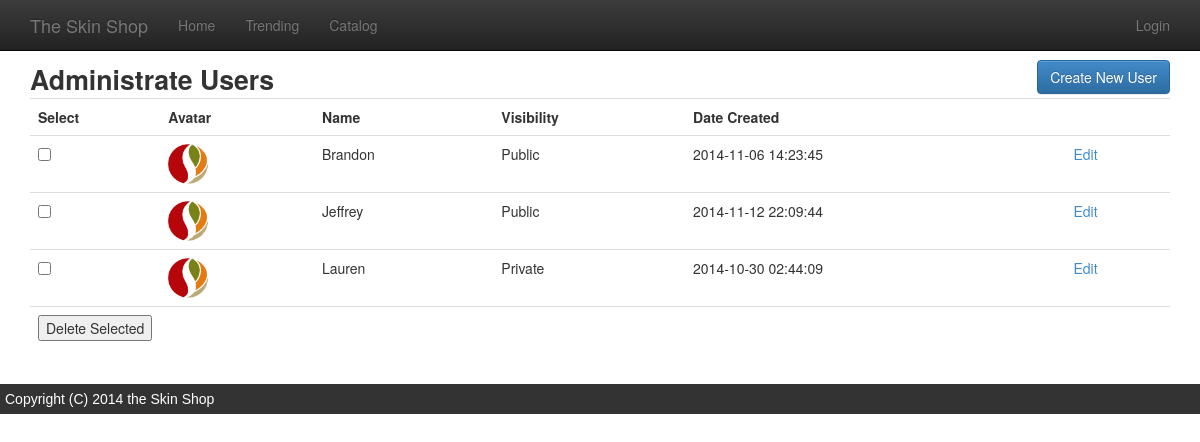
The page /admin_user_list.php on the database as committed earlier.
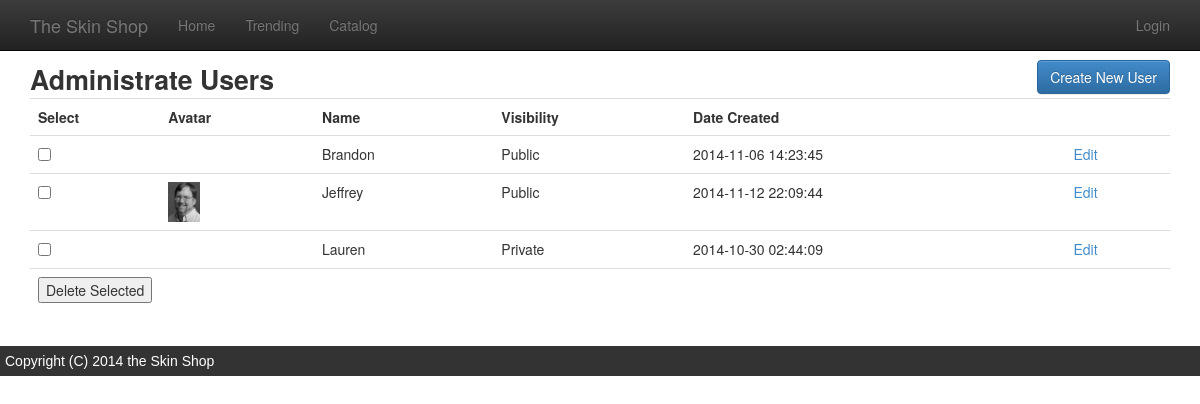
The same page on the database as committed later.
### tables this page shows
create table users (
	id           int(11)      NOT NULL AUTO_INCREMENT,
	user_name    varchar(255) NOT NULL,
	password     varchar(255) NOT NULL,
	avatar_img   varchar(255) NULL,
	visibility   int(11)      NOT NULL,
	is_admin     bit(1)       NOT NULL,
	last_login   datetime     NULL,
	date_created datetime     NOT NULL,
	last_updated datetime     NOT NULL,
	PRIMARY KEY (id),
	FOREIGN KEY (visibility) REFERENCES visibility_settings (id)
);

create table visibility_settings (
	id           int(11)      NOT NULL AUTO_INCREMENT,
	name         varchar(255) NOT NULL,
	date_created datetime     NOT NULL,
	last_updated datetime     NOT NULL,
	PRIMARY KEY (id)
);

### _login.php (called while the page is built, shortened)
<?php
if (array_key_exists('user_id', $_SESSION)) {
    $user_id = $_SESSION['user_id'];
    $user_name = $_SESSION['user_name'];
    $b_user_logged_in = 1;
    $b_user_is_admin = $_SESSION['is_admin'];
} else {
    $b_user_logged_in = 0;
}

### admin_user_list.php (the view, shortened to what this page needs)
<?php $active = "admin"; ?>
<?php include '_header.php'; ?>
<?php include '_connect.php'; ?>
<?php
$sql = <<<SQL
   SELECT u.id as id, u.user_name as name, u.avatar_img as avatar_img, vs.name as visibility, u.date_created as date_created
   FROM users u
   JOIN visibility_settings vs ON u.visibility = vs.id
SQL;
$result = mysqli_query($db_connection, $sql);
?>
    <div class="row">
        <div class="col-md-8" style="font-weight: bold; font-size:20pt">Administrate Users</div>
        <div class="col-md-4"><a class="btn btn-primary pull-right" href="admin_user_form.php">Create New
                User</a></div>
    </div>
    <form action="admin_user_delete.php" method="POST">
        <table class="table">
            <tr>
                <th>Select</th>
                <th>Avatar</th>
                <th>Name</th>
                <th>Visibility</th>
                <th>Date Created</th>
                <th>&nbsp;</th>
            </tr>
            <?php
            while ($row = mysqli_fetch_array($result)) {
                echo "<tr>";
                echo "<td width='100'><input type='checkbox' name='id[]' value='{$row['id']}'/></td>";
                echo "<td>";
                if ($row['avatar_img'])
                    echo "<img src='uploads/users/${row['avatar_img']}' height=40/>";
                echo "</td>";
                echo "<td>{$row['name']}</td><td>{$row['visibility']}</td>";
                echo "<td>{$row['date_created']}</td>";
                echo "<td><a href='admin_user_form.php?id={$row['id']}'>Edit</a></td>";
                echo "</tr>";
            }
            ?>
            <tr>
                <td><input type="submit" value="Delete Selected"/></td>
                <td>&nbsp;</td>
                <td>&nbsp;</td>
                <td>&nbsp;</td>
                <td>&nbsp;</td>
                <td>&nbsp;</td>
            </tr>
        </table>
    </form>
<?php include '_footer.php'; ?>

### _header.php (shortened to what this page needs)
<!DOCTYPE html>
<html>
<head>
    <link rel="stylesheet" href="css/styles.css"/>
    <link rel="stylesheet" href="css/bootstrap.min.css"/>
    <link rel="stylesheet" href="css/bootstrap-theme.min.css"/>
</head>
<body>
<?php include '_login.php'; ?>
<nav class="navbar navbar-inverse navbar-fixed-top" role="navigation">
    <div class="container">
        <div class="navbar-header">
            <a class="navbar-brand" href="#">The Skin Shop</a>
        </div>
        <div id="navbar" class="navbar-collapse collapse">
            <ul class="nav navbar-nav">
                <li <?php if ($active == 'index') echo 'class="active"' ?>><a href="index.php">Home</a></li>
                <li <?php if ($active == 'trending') echo 'class="active"' ?>><a href="trending.php">Trending</a></li>
                <li <?php if ($active == 'catalog') echo 'class="active"' ?>><a href="catalog.php">Catalog</a></li>
            </ul>
            <ul class="nav navbar-nav navbar-right">
                <?php if ($b_user_logged_in) { ?>
                    <?php if ($b_user_is_admin) { ?>
                        <li <?php if ($active == 'admin') echo 'class="active"' ?>>
                            <a href="admin.php">Admin</a>
                        </li>
                    <?php } ?>
                    <li <?php if ($active == 'profile') echo 'class="active"' ?>>
                        <a href="profile.php">Profile</a>
                    </li>
                    <li><a href="logout.php">Logout</a></li>
                <?php } else { ?>
                    <li <?php if ($active == 'login_form') echo 'class="active"' ?>>
                        <a href="login_form.php">Login</a>
                    </li>
                <?php } ?>
            </ul>
        </div>
    </div>
</nav>
<div class="container" style="margin-top: 60px">

### _footer.php
</div>
<footer>
    Copyright (C) 2014 the Skin Shop
</footer>
</body>
</html>

### css/styles.css (style rules this page uses)
footer { background-color: #333; color: white; padding: 5px; font-family: sans-serif; margin-top: 15px; }

Rows that differ between the two databases and show on the page:
changed users "Brandon": avatar_img: picture removed
changed users "Jeffrey": avatar_img: a different picture
changed users "Lauren": avatar_img: picture removed
